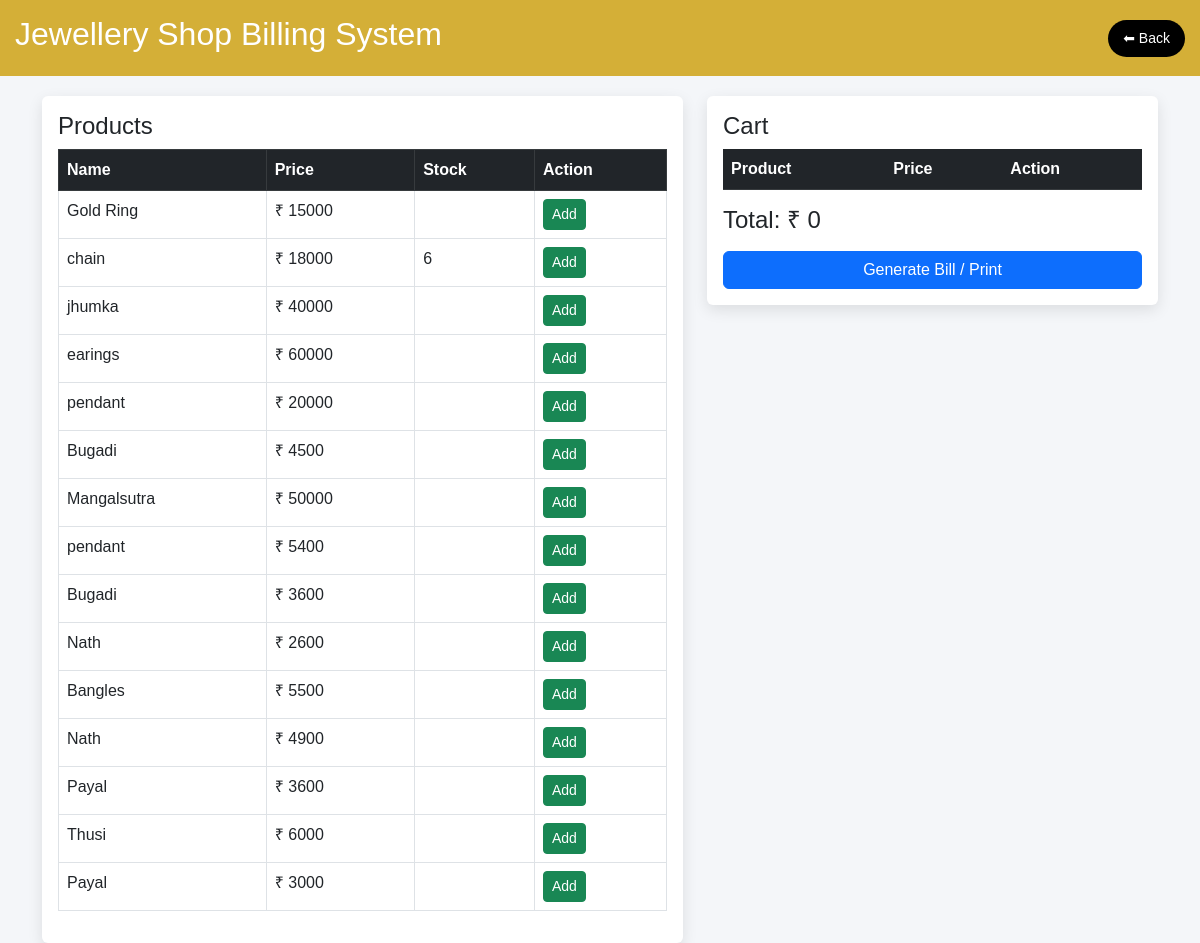
/admin/sales.php, run on the app's committed database.
### tables this page shows
CREATE TABLE `products` (
  `id` int(11) NOT NULL,
  `name` varchar(100) DEFAULT NULL,
  `price` int(11) DEFAULT NULL,
  `stock` int(11) DEFAULT NULL
);

### admin/sales.php (the view, shortened to what this page needs)
<?php
include("../config/db.php");
$result = mysqli_query($conn,"SELECT * FROM products");
?>
<!DOCTYPE html>
<html>
<head>
<link rel="stylesheet" href="https://cdn.jsdelivr.net/npm/bootstrap@5.3.0/dist/css/bootstrap.min.css">
</head>
<body>
<div class="header">
<h2>Jewellery Shop Billing System</h2>
<a href="dashboard.php" class="back-btn">⬅ Back</a>
</div>
<div class="container">
<div class="row">
<div class="col-md-7">
<div class="card p-3">
<h4>Products</h4>
<table class="table table-bordered table-hover">
<tr class="table-dark">
<th>Name</th>
<th>Price</th>
<th>Stock</th>
<th>Action</th>
</tr>
<?php while($row=mysqli_fetch_assoc($result)){ ?>
<tr>
<td><?php echo $row['name']; ?></td>
<td>₹ <?php echo $row['price']; ?></td>
<td><?php echo $row['stock']; ?></td>
<td>
<button class="btn btn-success btn-sm"
onclick="addToCart('<?php echo $row['name']; ?>','<?php echo $row['price']; ?>')">
Add
</button>
</td>
</tr>
<?php } ?>
</table>
</div>
</div>
<div class="col-md-5">
<div class="card p-3">
<h4>Cart</h4>
<table class="table cart-table">
<tr class="table-dark">
<th>Product</th>
<th>Price</th>
<th>Action</th>
</tr>
</table>
<h4>Total: <span id="total">₹ 0</span></h4>
<button class="btn btn-primary w-100 mt-2" onclick="printBill()">
Generate Bill / Print
</button>
</div>
</div>
</div>
</div>
</body>
</html>

### admin/sales.php (style rules this page uses)
body { background:#f4f6f9; font-family: Arial, sans-serif; }
.header { background:#d4af37; color:white; padding:15px; margin-bottom:20px; display:flex; justify-content:space-between; align-items:center; }
.card { box-shadow:0 5px 15px rgba(0,0,0,0.1); border:none; }
.back-btn { background:black; color:white; padding:8px 15px; border-radius:20px; text-decoration:none; font-size:14px; transition:0.3s; }

### data on the page
products: name "Gold Ring", price "15000"
products: name "chain", price "18000", stock "6"
products: name "jhumka", price "40000"
products: name "earings", price "60000"
products: name "pendant", price "20000"
products: name "Bugadi", price "4500"
products: name "Mangalsutra", price "50000"
products: name "pendant", price "5400"
products: name "Bugadi", price "3600"
products: name "Nath", price "2600"
products: name "Bangles", price "5500"
products: name "Nath", price "4900"
products: name "Payal", price "3600"
products: name "Thusi", price "6000"
products: name "Payal", price "3000"
